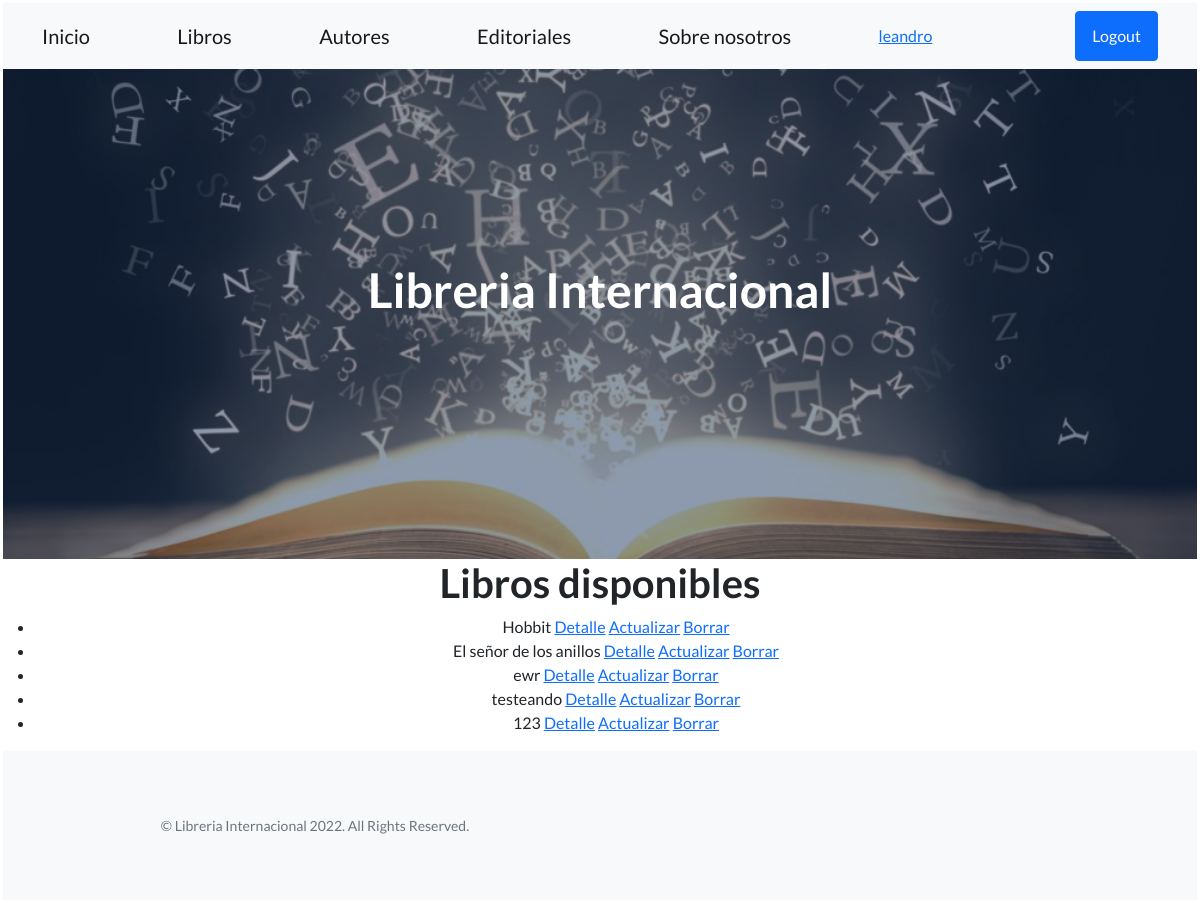
The page /libros/listar/ (signed in) on the database its author committed.
### MVT_APP/models.py (models this page shows)
class Libro(models.Model):
    titulo = models.CharField(max_length=50)
    fecha_Publicacion = models.DateField()
    genero = models.CharField(max_length=50)
    autor = models.CharField(max_length=50)
    editorial = models.CharField(max_length=50)
    calificacion = models.IntegerField()
    imagen = models.ImageField(upload_to="media/imagenes/portadas", null=True, blank=True)

### MVT_APP/views.py (the view)
# urls.py: path("libros/listar/", LibroList.as_view(), name="libro-list"),
class LibroList(LoginRequiredMixin, ListView):
    model = Libro
    template_name = "list_libro.html"

### MVT_APP/TEMPLATES/MVT_APP/libro_list.html
{% extends 'base.html' %}
{% block contenido %}
<h1>Libros disponibles</h1>
<ul>
    {% for libro in object_list %}
        <li>
            {{libro.titulo}}
            <a href="{% url 'libro-detail' libro.id %}">Detalle</a>
            {% if request.user.is_superuser %}
            <a href="{% url 'libro-edit' libro.id %}">Actualizar</a>
            <a href="{% url 'libro-delete' libro.id %}">Borrar</a>
            {%endif%}
        </li>
    {% endfor %}
</ul>
{% endblock %}

### MVT_APP/TEMPLATES/base.html (shortened to what this page needs)
<!DOCTYPE html>
<html lang="en">
    <head>
        {% load static %}
        <link href="https://cdn.jsdelivr.net/npm/bootstrap-icons@1.5.0/font/bootstrap-icons.css" rel="stylesheet" type="text/css" />
        <link href="{% static 'MVT_APP/css/styles.css' %}" rel="stylesheet" />
    </head>
    <body>
        <nav class="navbar navbar-light bg-light static-top">
            <div class="container">
                <a class="navbar-brand" href="{% url 'homepage' %}">Inicio</a>
                <a class="navbar-brand" href="{% url 'libros' %}">Libros</a>
                <a class="navbar-brand" href="{% url 'autores' %}">Autores</a>
                <a class="navbar-brand" href="{% url 'editoriales' %}">Editoriales</a>
                <a class="navbar-brand" href="{% url 'about' %}">Sobre nosotros</a>
                <a href="{% url 'auth-editar-perfil' %}" >{{request.user}}  </a>
                {% if request.user.is_authenticated  %}
                <a class="btn btn-primary" href="{% url 'auth-logout' %}"> Logout</a>
                {% else %}
                <a class="btn btn-primary" href="{% url 'auth-login' %}"> Login</a>
                <a class="btn btn-primary" href="{% url 'auth-register' %}"> Sign Up</a>
                {% endif %}
        </nav>
        <header class="masthead">
            <div class="container position-relative">
                <div class="row justify-content-center">
                    <div class="col-xl-6">
                        <div class="text-center text-white">
                            <h1 class="mb-5">Libreria Internacional</h1>
                        </div>
                    </div>
                </div>
            </div>
        </header>
        {% block contenido %}
        {% endblock %}
        <footer class="footer bg-light">
            <div class="container">
                <div class="row">
                    <div class="col-lg-6 h-100 text-center text-lg-start my-auto">
                        <p class="text-muted small mb-4 mb-lg-0 text-center">&copy; Libreria Internacional 2022. All Rights Reserved.</p>
                    </div>
                </div>
            </div>
        </footer>
    </body>
</html>

### rows shown on the page
Libro: titulo "Hobbit"
Libro: titulo "El señor de los anillos"
Libro: titulo "ewr"
Libro: titulo "testeando"
Libro: titulo "123"

### other values the page prints
{{ request.user }} "leandro"
